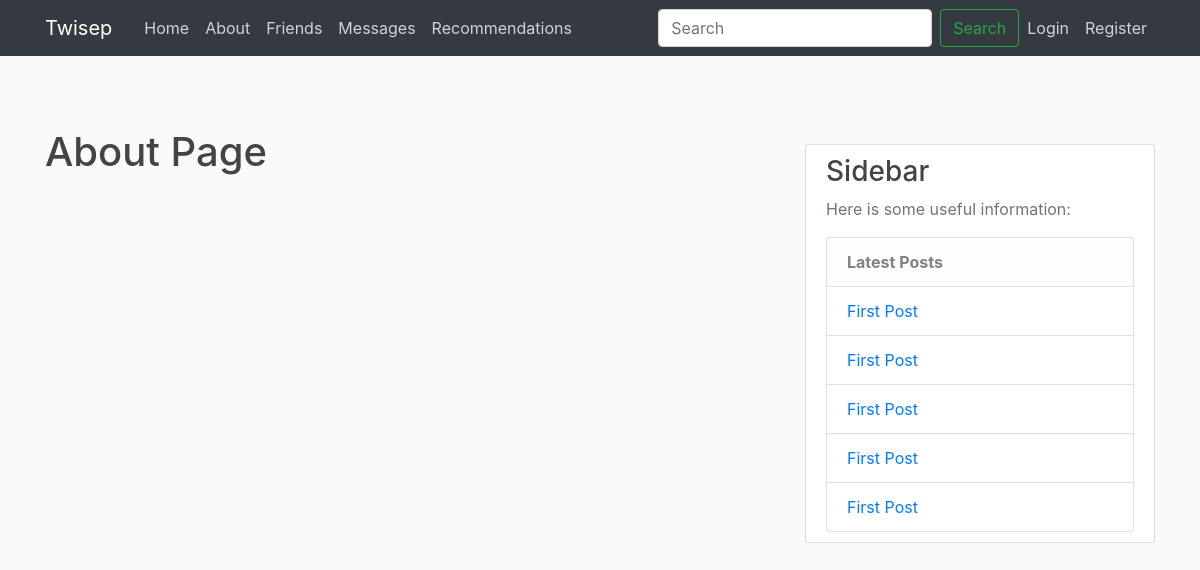
/about, run on the app's committed database.
### flaskblog/models.py (models this page shows, shortened)
class Post(db.Model):
    id = db.Column(db.Integer, primary_key=True)
    title = db.Column(db.String(100), nullable=False)
    date_posted = db.Column(db.DateTime, nullable=False, default=datetime.utcnow)
    content = db.Column(db.Text, nullable=False)
    user_id = db.Column(db.Integer, db.ForeignKey('user.id'), nullable=False)
    comments = db.relationship('Comment', backref='post', lazy=True)
    likes = db.relationship('Like', backref='post', lazy=True)

### flaskblog/routes.py (the view)
@app.route("/about")
def about():
    latest_posts = Post.query.order_by(Post.date_posted.desc()).limit(5).all()
    announcements = []
    if current_user.is_authenticated:
        announcements = Notification.query.filter_by(user_id=current_user.id).order_by(Notification.date_sent.desc()).limit(5).all()
    return render_template('about.html', title='About', latest_posts=latest_posts, announcements=announcements)

### flaskblog/forms.py
class SearchUserForm(FlaskForm):
    username = StringField('Username', validators=[DataRequired(), Length(min=2, max=20)])
    submit = SubmitField('Search')

### flaskblog/routes.py (called while the page is built)
@app.context_processor
def inject_search_form():
    return {
        'search_form': SearchUserForm(),
        'csrf_token': generate_csrf()
    }

### flaskblog/templates/about.html
{% extends "layout.html" %}
{% block content %}
    <h1>About Page</h1>
{% endblock content %}

### flaskblog/templates/layout.html (shortened to what this page needs)
<!DOCTYPE html>
<html>
<head>
     <link rel="stylesheet" href="https://maxcdn.bootstrapcdn.com/bootstrap/4.0.0/css/bootstrap.min.css">
     <link rel="stylesheet" type="text/css" href="{{ url_for('static', filename='main.css') }}">
</head>
<body>
    <header class="site-header">
        <nav class="navbar navbar-expand-md navbar-dark bg-dark fixed-top">
            <div class="container">
                <a class="navbar-brand mr-4" href="/">Twisep</a>
                <div class="collapse navbar-collapse" id="navbarToggle">
                    <div class="navbar-nav mr-auto">
                        <a class="nav-item nav-link" href="{{ url_for('home') }}">Home</a>
                        <a class="nav-item nav-link" href="{{ url_for('about') }}">About</a>
                        <a class="nav-item nav-link" href="{{ url_for('friends') }}">Friends</a>
                        <a class="nav-item nav-link" href="{{ url_for('conversations') }}">Messages</a>
                        <a class="nav-item nav-link" href="{{ url_for('recommendations_page') }}">Recommendations</a>
                    </div>
                    <div class="navbar-nav ml-auto">
                        <form class="form-inline my-2 my-lg-0" method="POST" action="{{ url_for('search') }}">
                            {{ search_form.username(class="form-control mr-sm-2", placeholder="Search", aria_label="Search") }}
                            <button class="btn btn-outline-success my-2 my-sm-0" type="submit">Search</button>
                        </form>
                        {% if current_user.is_authenticated %}
                            <a class="nav-item nav-link" href="{{ url_for('account') }}">Account</a>
                            <a class="nav-item nav-link" href="{{ url_for('logout') }}">Logout</a>
                        {% else %}
                            <a class="nav-item nav-link" href="{{ url_for('login') }}">Login</a>
                            <a class="nav-item nav-link" href="{{ url_for('register') }}">Register</a>
                        {% endif %}
                    </div>
                </div>
            </div>
        </nav>
    </header>
    <main role="main" class="container mt-5 pt-5">
        <div class="row">
            <div class="col-md-8">
                {% block content %}{% endblock %}
            </div>
            <div class="col-md-4">
                <div class="content-section mt-3">
                    <h3>Sidebar</h3>
                    <p class='text-muted'>Here is some useful information:</p>
                    <ul class="list-group">
                        <li class="list-group-item list-group-item-light"><strong>Latest Posts</strong></li>
                        {% for post in latest_posts %}
                        <li class="list-group-item"><a href="{{ url_for('post', post_id=post.id) }}">{{ post.title }}</a></li>
                        {% endfor %}
                    </ul>
                </div>
            </div>
        </div>
    </main>
</body>
</html>

### flaskblog/static/main.css (style rules this page uses)
body { background: #fafafa; color: #333333; margin-top: 5rem; }
h1, h2, h3, h4, h5, h6 { color: #444444; }
.site-header .navbar-nav .nav-link { color: #cbd5db; }
.content-section { background: #ffffff; padding: 10px 20px; border: 1px solid #dddddd; border-radius: 3px; margin-bottom: 20px; }

### data on the page
Post: title "First Post"
Post: title "First Post"
Post: title "First Post"
Post: title "First Post"
Post: title "First Post"
